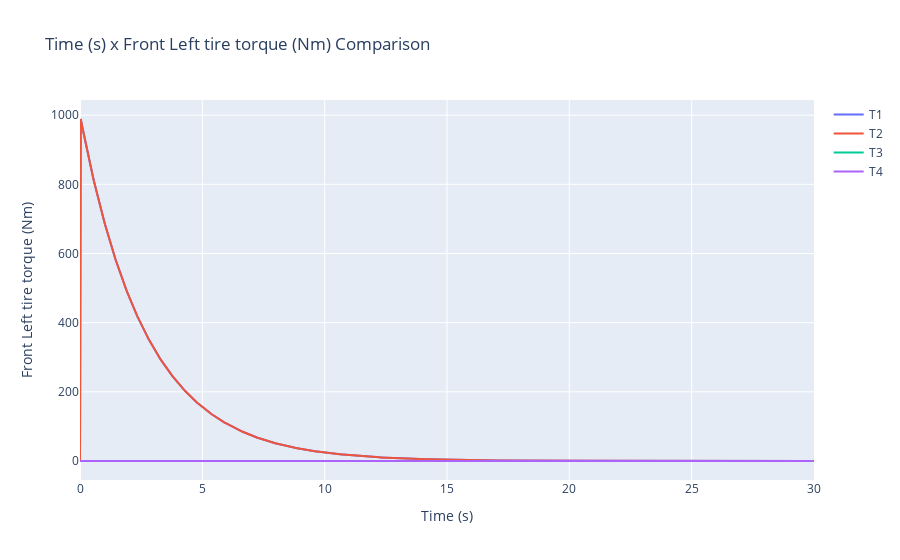

This figure's notebook cell:
### Code cell
sim.T1.comparaNPlots2([sim.T2, sim.T3, sim.T4])

### Figure 1 — Plotly figure (JSON) as saved in the notebook; plotly's stock layout.template omitted (floating-point values rounded to 4 significant figures; data arrays with more than 128 entries replaced by an {"elided": "..."} marker saying what was removed)
{"data": [{"name": "T1", "type": "scatter", "x": {"elided": "1001 float values"}, "y": {"elided": "1001 float values"}}, {"name": "T2", "type": "scatter", "x": {"elided": "1001 float values"}, "y": {"elided": "1001 float values"}}, {"name": "T3", "type": "scatter", "x": {"elided": "1001 float values"}, "y": {"elided": "1001 int values"}}, {"name": "T4", "type": "scatter", "x": {"elided": "1001 float values"}, "y": {"elided": "1001 int values"}}], "layout": {"title": {"text": "Time (s) x Front Left tire torque (Nm) Comparison "}, "xaxis": {"title": {"text": "Time (s)"}}, "yaxis": {"title": {"text": "Front Left tire torque (Nm)"}}}}
